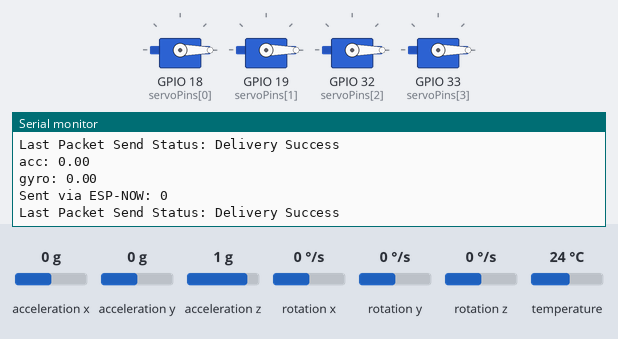
Simulated run of this sketch. Board: ESP32. Parts: 4 × servo, the last lines printed to the serial monitor. Inputs (shaded band) come from the test bench; at power-on: acceleration x 0 g, acceleration y 0 g, acceleration z 1 g, rotation x 0 °/s, rotation y 0 °/s, rotation z 0 °/s, temperature 24 °C.

Above: at 1.2 s.
1.3 s: acceleration x set to -0.3 g
At 1.34 s:
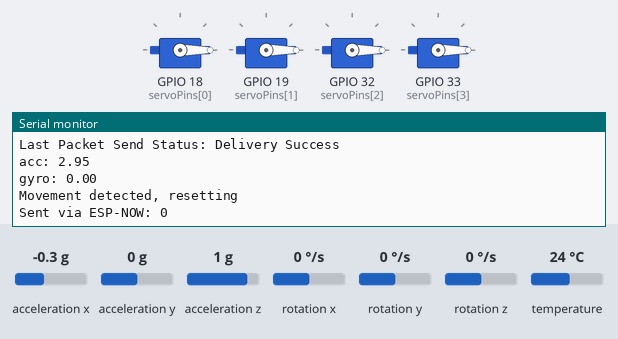
At 3.19 s:
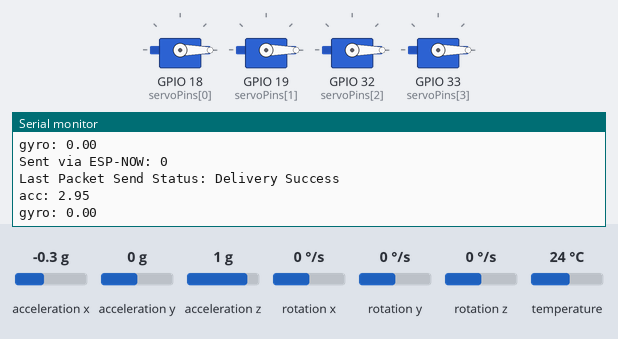

The sketch:

ironSender.ino
```cpp
//iron sender
#include <Wire.h>
#include <ESP32Servo.h>
#include <Adafruit_MPU6050.h>
#include <Adafruit_Sensor.h>
#include <WiFi.h>
#include <esp_now.h>

Adafruit_MPU6050 mpu;

Servo servo1, servo2, servo3, servo4;
const int servoPins[4] = {18, 19, 32, 33}; // Different pins for servos

// ESP-NOW related
uint8_t receiverMAC[] = {0xF4, 0x65, 0x0B, 0x5A, 0x1F, 0x14}; // MAC address of switch

bool now = false;
unsigned long stableStartTime = 0;
const unsigned long stableThreshold1 = 3000; // 3 seconds
const unsigned long stableThreshold2 = 30000; // 30 seconds
bool wasStable = false;

void onSent(const uint8_t *macAddr, esp_now_send_status_t status) {
    Serial.print("Last Packet Send Status: ");
    Serial.println(status == ESP_NOW_SEND_SUCCESS ? "Delivery Success" : "Delivery Fail");
}

void setup() {
    Serial.begin(115200);

    // Setup MPU6050
    if (!mpu.begin()) {
        Serial.println("Failed to find MPU6050 chip");
        while (1) delay(10);
    }
    mpu.setAccelerometerRange(MPU6050_RANGE_2_G);
    mpu.setGyroRange(MPU6050_RANGE_250_DEG);
    mpu.setFilterBandwidth(MPU6050_BAND_5_HZ);

    // Attach servos to pins
    servo1.attach(servoPins[0]);
    servo2.attach(servoPins[1]);
    servo3.attach(servoPins[2]);
    servo4.attach(servoPins[3]);

    // Initial position
    moveServos(0);

    // Initialize ESP-NOW
    WiFi.mode(WIFI_STA);
    if (esp_now_init() != ESP_OK) {
        Serial.println("ESP-NOW initialization failed!");
        return;
    }
    esp_now_register_send_cb(onSent);

    esp_now_peer_info_t peerInfo;
    memcpy(peerInfo.peer_addr, receiverMAC, 6);
    peerInfo.channel = 0;
    peerInfo.encrypt = false;
    if (esp_now_add_peer(&peerInfo) != ESP_OK) {
        Serial.println("Failed to add peer");
        return;
    }

    Serial.println("ESP-NOW Sender (with Iron) Ready");
}

void loop() {
    sensors_event_t a, g, temp;
    mpu.getEvent(&a, &g, &temp);

    float acc = abs(a.acceleration.x) + abs(a.acceleration.y) + abs(a.acceleration.z - 9.81);
    float gyro = abs(g.gyro.x) + abs(g.gyro.y) + abs(g.gyro.z);

    Serial.print("acc: ");
    Serial.println(acc);
    Serial.print("gyro: ");
    Serial.println(gyro);

    bool isStable = (acc < 1 && gyro < 0.4); // Adjust sensitivity as needed

    if (isStable) {
        if (!wasStable) {
            stableStartTime = millis();
            wasStable = true;
        } else {
            unsigned long stableDuration = millis() - stableStartTime;

            if (stableDuration > stableThreshold1) {
                moveServos(90);
            }

            if (stableDuration > stableThreshold2) {
                now = true;
                Serial.println("Box is now fully stable (now = true)");
            }
        }
    } else {
        if (wasStable || now) {
            moveServos(0);
            now = false;
            wasStable = false;
            Serial.println("Movement detected, resetting");
        }
    }

    // Send data via ESP-NOW
    uint8_t dataToSend = now ? 1 : 0;
    esp_err_t result = esp_now_send(receiverMAC, &dataToSend, sizeof(dataToSend));
    if (result == ESP_OK) {
        Serial.println("Sent via ESP-NOW: " + String(dataToSend));
    } else {
        Serial.println("Error sending via ESP-NOW");
    }

    delay(100);
}

void moveServos(int angle) {
    servo1.write(angle);
    servo2.write(angle);
    servo3.write(angle);
    servo4.write(angle);
}
```

Measured:
- the behaviour switches between -0.1 and -0.2 g on acceleration x (found by bisection; images 0 and 1)
- after the input at 1.3 s, the serial monitor: prints a new line at once (image 1)
